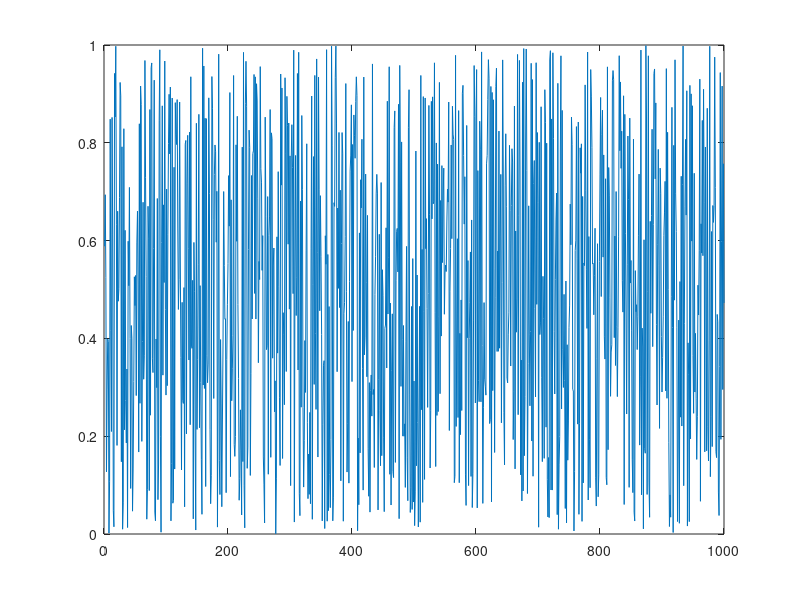
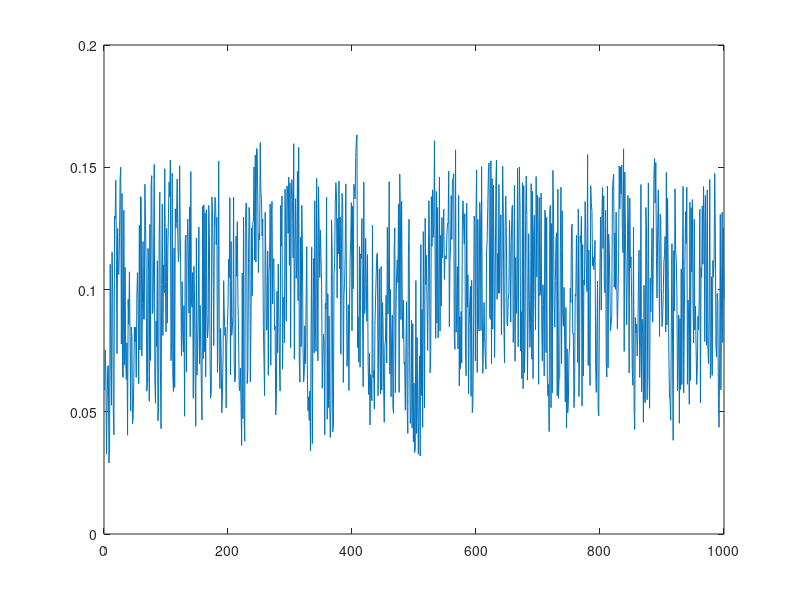

MATLAB code to generate these figures, in order:
x = rand(1,1000);
a=0.1
M=4; 
for i = 1:length(x)
sum=0;
y1(i)=0;
for j = 1:M+1
    if (i-j>0)
     sum = sum + a*y1(i-j);
    end
end
y1(i)=sum +a*x(i);
end
t = 1:1:length(x);
plot(t,x);
figure
plot(t,y1);
